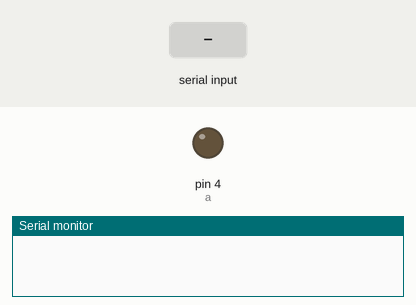
Recording of a sketch running on a simulated Arduino Uno, built with avr-gcc and run on an emulated ATmega328P. Shown: output pins drawn as LEDs (lit = HIGH), the last lines printed to the serial monitor. The test bench sets the inputs (shaded band).

Above: at 1.2 s.
1.3 s: "1" received over Serial
At 2.0 s:
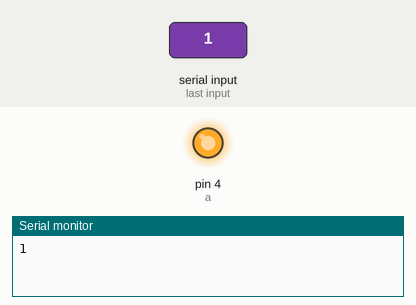
2.8 s: "2" received over Serial
At 3.1 s:
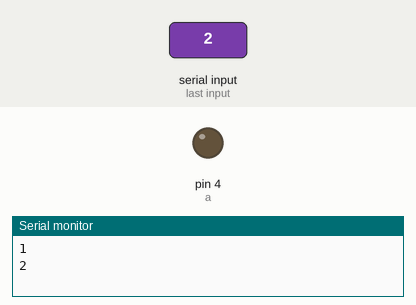
Timing chart, 0 to 5.8 s (numbered marks = the images above; inputs shaded):
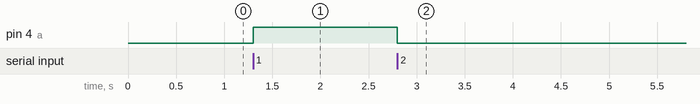

Measured:
- after the input at 1.3 s, pin 4 (a): LOW → HIGH at once
- after the input at 2.8 s, pin 4 (a): HIGH → LOW at once

The sketch:

home_autimation_relay.ino
```cpp
int a=4;
char value;
void setup() {
  // put your setup code here, to run once:
Serial.begin(9600);
pinMode(a,OUTPUT);
}

void loop() {
  // put your main code here, to run repeatedly:
 if(Serial.available()>0){
    value=Serial.read();
    Serial.println(value);
if(value=='2'){
  digitalWrite(4,LOW);
}
if(value=='1'){
  digitalWrite(4,HIGH);
}
 }
}
```
